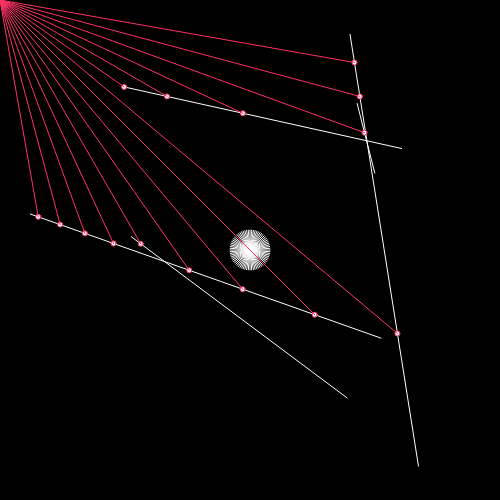
Frame 1 (no input)
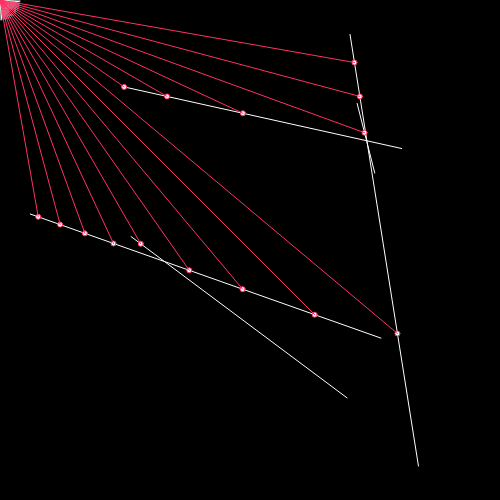
Frame 60 (no input)
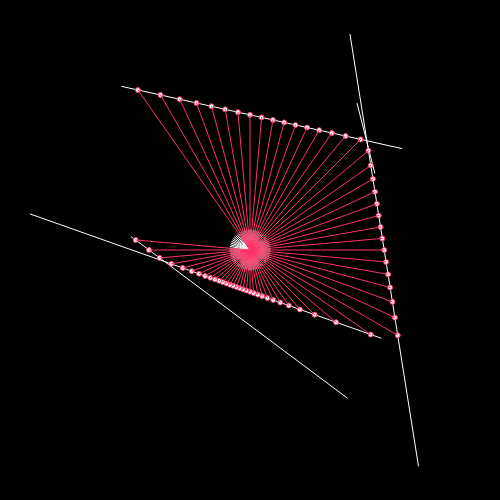
Frame 120 (the mouse pressed at the canvas centre since frame 60)

The p5.js sketch that drew these frames (run headless with seeded random() and noise() and a simulated clock; from frame 60 on, the mouse is pressed at the canvas centre):

// p5.js sketch
// ── sketch.js
let walls =[];
let particle;

function setup(){
	createCanvas(500,500);
	for(let i = 0 ; i<5; i++){
		walls.push(new Boundary(random(width),random(height),random(width),random(height)));
	}
	particle = new Particle(width/2,height/2);
}

function draw(){
	background(0);
	
	for(let wall of walls)
		wall.show();
	
	particle.show();
	particle.update(mouseX,mouseY);
	particle.look(walls);
}

// ── boundary.js
class Boundary{
	constructor(x1,y1,x2,y2){
		this.a = createVector(x1,y1);
		this.b = createVector(x2,y2);
	}

	show(){
		stroke(255);
		line(this.a.x,this.a.y,this.b.x,this.b.y);
	}
}
// ── map.js
class Map{
	constructor(grid,cellWidth,mapWidth,mapHeight){ //square map for now
		this.grid=grid;
		this.cw=cellWidth;
		this.w=mapWidth;
		this.h=mapHeight;
	}
	makeSquare(i,j,value){
		let square = [];
		square.push(new Boundary(i*this.cw, j*this.cw, i*this.cw+this.cw, j*this.cw,value));
		square.push(new Boundary(i*this.cw, j*this.cw, i*this.cw, j*this.cw+this.cw,value));
		square.push(new Boundary(i*this.cw+this.cw, j*this.cw, i*this.cw+this.cw, j*this.cw+this.cw,value));
		square.push(new Boundary(i*this.cw, j*this.cw+this.cw, i*this.cw+this.cw, j*this.cw+this.cw,value));
		return square;
	}
	generate(){
		let map = [];
		let gw = this.w / this.cw;
		console.log(gw);
		for(let j =0; j < gw; j++){
			for(let i =0; i < gw; i++){
				if(this.grid[j][i] != 0){
					let square = this.makeSquare(i,j,this.grid[j][i]);
					for(let wall of square)
						map.push(wall);
				}
			}
		}
		return map;
	}
}
// ── particle.js
class Particle{
	constructor(x,y){
		this.pos=createVector(x,y);
		this.rays=[];
		for(let i = 0; i < 360 ; i += 5){
			this.rays.push(new Ray(this.pos,radians(i)));
		}
	}
	update(x,y){
		this.pos.x = x;
		this.pos.y = y;
	}
	show(){
		for(let ray of this.rays){
			ray.show();
		}
	}

	look(walls){
		for(let ray of this.rays){
			let record = Infinity;
			let closest = null;
			for(let wall of walls){
				const pt = ray.cast(wall);
				if(pt){
					const d = dist(this.pos.x,this.pos.y,pt.x,pt.y);
					if(d < record){
						record = d;
						closest = pt;
					}
				}
			}
			if(closest){
				stroke(255,50,100);
				ellipse(closest.x,closest.y,5);
				line(this.pos.x,this.pos.y,closest.x,closest.y);
			}
		}
	}
}
// ── ray.js
class Ray{
	constructor(pos,heading){
		this.pos = pos;
		this.heading = heading;
		this.dir = p5.Vector.fromAngle(this.heading);

	}
	
	show(){
		const mag = 20;
		push();
			translate(this.pos.x,this.pos.y);
			stroke(255);
			line(0,0,this.dir.x*mag,this.dir.y*mag);
		pop();
	}

	cast(wall){
		const x1 = wall.a.x;
		const y1 = wall.a.y;
		const x2 = wall.b.x;
		const y2 = wall.b.y;


		const x3 = this.pos.x;
		const y3 = this.pos.y;
		const x4 = this.pos.x+this.dir.x;
		const y4 = this.pos.y+this.dir.y;

		const den = (x1-x2)*(y3-y4)-((y1-y2)*(x3-x4));
		if(den === 0)
			return;

		const t = ((x1-x3)*(y3-y4)-(y1-y3)*(x3-x4))/den;

		const u = -((x1-x2)*(y1-y3)-(y1-y2)*(x1-x3))/den;

		if(t>0 && t<1 && u > 0){
			const x = x1 + t*(x2-x1);
			const y = y1 + t*(y2-y1);
			const pt = createVector(x,y);
			return pt;
		}
		else
			return;

	}
}
// ── scene.js
class Scene{
	constructor(w,h,n){
		this.w=w;
		this.h=h;
		this.n=n;

		this.scene = [];
		this.rw = this.w/this.n;
	}

	update(){
		//console.log(this.scene);
	}
	show(particle){

		for(let i = 0; i < this.n ; i++){
			let slice= this.scene[i];
			
			if(slice.pt){
				const coord = slice.pt;
				let d = dist(coord.x,coord.y,particle.pos.x,particle.pos.y);
				d *= cos(this.scene[i].angle);
				const diameter = dist(0,0,this.w,this.h);
				const offset = map(d,0,diameter,0,this.h/2);
				const c = map(d,0,diameter,255,-255);
				push();
					noStroke();
					fill(slice.color,100,100,c);
					rect(i*this.rw,offset,this.rw+1,height-offset*2);
				pop();
			}
		}
	}
	render(particle){
		this.update();
		this.show(particle);
	}
}
